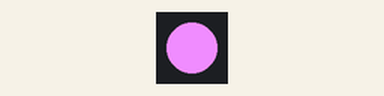
Simulated run of this program. Board: Raspberry Pi Pico running MicroPython. On the bench: 1 RGB LEDs in strip order, left to right.

Above: at 0.2 s.
At 2.7 s:
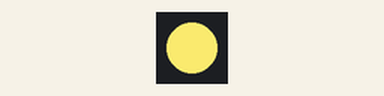
At 3.7 s:
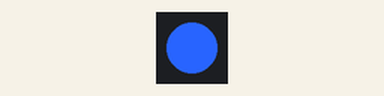
At 6.7 s:
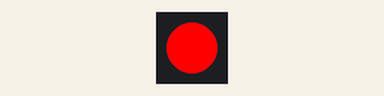
Timing chart, 0 to 7.2 s (numbered marks = the images above):
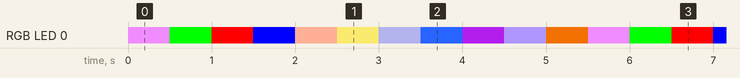

Measured:
- by itself, everything shown: repeats every 5.5 s, in 11 steps

The program:

sequentialColours.py
```python
from machine import Pin
from neopixel import NeoPixel
import time

# Define LED PIN number 2 and number of LEDs attacthed to PIN

GRBled = NeoPixel(Pin(2), 1) # This LED is GRB not RGB

# Define bunch of colours with specific values to plug in

white = 240,140,255
red = 0,255,0
green = 255,0,0
blue = 0,0,255
yellow = 255,175,150
orange = 238, 223, 105
pink = 150,150,200
purple = 40,100,255
iceblue = 150,25,200
unicorn = 175,150,255
bogey = 215, 100, 0

# Define array

colours = [white, red, green, blue, yellow, orange, pink, purple, iceblue, unicorn, bogey]

while True:

    for colour in colours:

        GRBled.fill((colour))
        GRBled.write()
        time.sleep(0.5)
        
```
